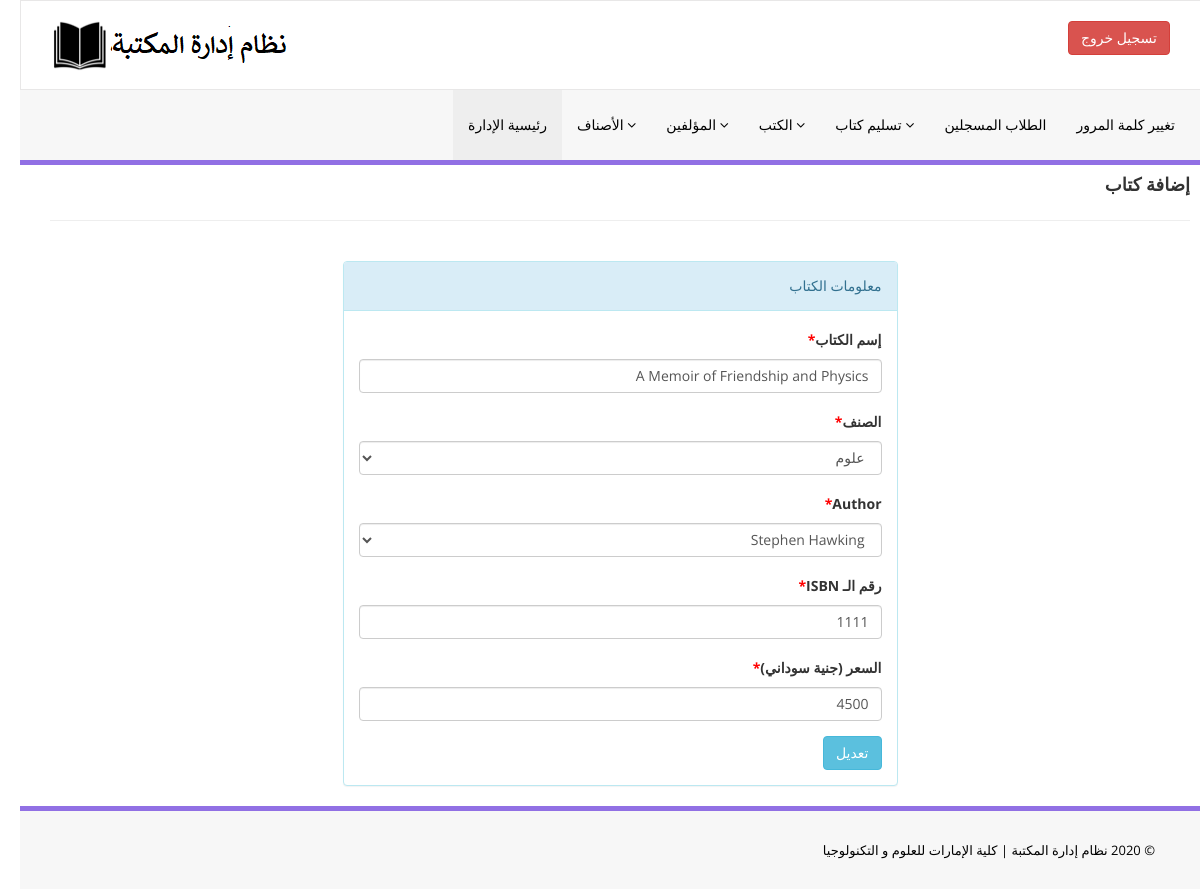
/admin/edit-book.php?bookid=3 (signed in), run on the app's committed database.
### tables this page shows
CREATE TABLE IF NOT EXISTS `tblbooks` (
  `id` int(11) NOT NULL AUTO_INCREMENT,
  `BookName` varchar(255) DEFAULT NULL,
  `CatId` int(11) DEFAULT NULL,
  `AuthorId` int(11) DEFAULT NULL,
  `ISBNNumber` int(11) DEFAULT NULL,
  `BookPrice` int(11) DEFAULT NULL,
  `RegDate` timestamp NULL DEFAULT CURRENT_TIMESTAMP,
  `UpdationDate` timestamp NULL DEFAULT NULL ON UPDATE CURRENT_TIMESTAMP,
  PRIMARY KEY (`id`)
);

CREATE TABLE IF NOT EXISTS `tblcategory` (
  `id` int(11) NOT NULL AUTO_INCREMENT,
  `CategoryName` varchar(150) DEFAULT NULL,
  `Status` int(1) DEFAULT NULL,
  `CreationDate` timestamp NULL DEFAULT CURRENT_TIMESTAMP,
  `UpdationDate` timestamp NULL DEFAULT CURRENT_TIMESTAMP,
  PRIMARY KEY (`id`)
);

CREATE TABLE IF NOT EXISTS `tblauthors` (
  `id` int(11) NOT NULL AUTO_INCREMENT,
  `AuthorName` varchar(159) DEFAULT NULL,
  `creationDate` timestamp NULL DEFAULT CURRENT_TIMESTAMP,
  `UpdationDate` timestamp NULL DEFAULT NULL ON UPDATE CURRENT_TIMESTAMP,
  PRIMARY KEY (`id`)
);

### admin/edit-book.php (the view, shortened to what this page needs)
<?php
include('includes/config.php');
if(strlen($_SESSION['alogin'])==0)
    {
header('location:index.php');
}
else{
?>
<!DOCTYPE html>
<html xmlns="http://www.w3.org/1999/xhtml">
<head>
    <link href="assets/css/bootstrap.css" rel="stylesheet" />
    <link href="assets/css/font-awesome.css" rel="stylesheet" />
    <link href="assets/css/style.css" rel="stylesheet" />
</head>
<body dir="rtl">
<?php include('includes/header.php');?>
    <div class="content-wra
    <div class="content-wrapper">
         <div class="container">
        <div class="row pad-botm">
            <div class="col-md-12">
                <h4 class="header-line">إضافة كتاب</h4>
                            </div>
</div>
<div class="row">
<div class="col-md-6 col-sm-6 col-xs-12 col-md-offset-3"">
<div class="panel panel-info">
<div class="panel-heading">
معلومات الكتاب
</div>
<div class="panel-body">
<form role="form" method="post">
<?php
$bookid=intval($_GET['bookid']);
$sql = "SELECT tblbooks.BookName,tblcategory.CategoryName,tblcategory.id as cid,tblauthors.AuthorName,tblauthors.id as athrid,tblbooks.ISBNNumber,tblbooks.BookPrice,tblbooks.id as bookid from  tblbooks join tblcategory on tblcategory.id=tblbooks.CatId join tblauthors on tblauthors.id=tblbooks.AuthorId where tblbooks.id=:bookid";
$query = $dbh -> prepare($sql);
$query->bindParam(':bookid',$bookid,PDO::PARAM_STR);
$query->execute();
$results=$query->fetchAll(PDO::FETCH_OBJ);
if($query->rowCount() > 0)
{
foreach($results as $result)
{               ?>
<div class="form-group">
<label>إسم الكتاب<span style="color:red;">*</span></label>
<input class="form-control" type="text" name="bookname" value="<?php echo htmlentities($result->BookName);?>" required />
</div>
<div class="form-group">
<label> الصنف<span style="color:red;">*</span></label>
<select class="form-control" name="category" required="required">
<option value="<?php echo htmlentities($result->cid);?>"> <?php echo htmlentities($catname=$result->CategoryName);?></option>
</select>
</div>
<div class="form-group">
<label> Author<span style="color:red;">*</span></label>
<select class="form-control" name="author" required="required">
<option value="<?php echo htmlentities($result->athrid);?>"> <?php echo htmlentities($athrname=$result->AuthorName);?></option>
</select>
</div>
<div class="form-group">
<label>رقم الـ ISBN<span style="color:red;">*</span></label>
<input class="form-control" type="text" name="isbn" value="<?php echo htmlentities($result->ISBNNumber);?>"  required="required" />
</div>
 <div class="form-group">
 <label>السعر (جنية سوداني)<span style="color:red;">*</span></label>
 <input class="form-control" type="text" name="price" value="<?php echo htmlentities($result->BookPrice);?>"   required="required" />
 </div>
 <?php }} ?>
<button type="submit" name="update" class="btn btn-info">تعديل </button>
                                    </form>
                            </div>
                        </div>
                            </div>
        </div>
    </div>
    </div>
  <?php include('includes/footer.php');?>
</body>
</html>
<?php } ?>

### admin/assets/css/style.css (style rules this page uses)
.header-line { font-weight:900; padding-bottom:25px; border-bottom:1px solid #eeeeee; text-transform:uppercase; }
.pad-botm { padding-bottom:30px; }

### data on the page
tblbooks: bookname "A Memoir of Friendship and Physics", category "علوم", author "Stephen Hawking", isbn "1111", price "4500"
